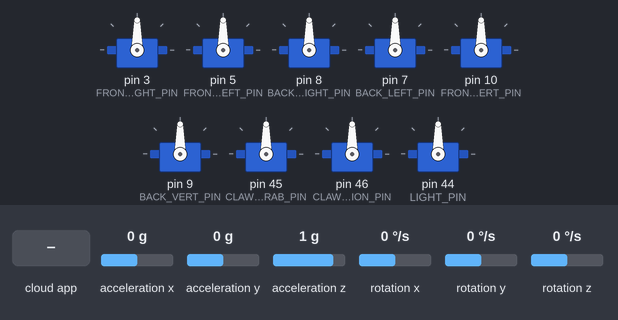
Recording of a sketch running on a simulated Arduino Mega 2560, built with avr-gcc and run on an emulated ATmega2560. Shown: 9 × servo. The test bench sets the inputs (shaded band); at power-on: acceleration x 0 g, acceleration y 0 g, acceleration z 1 g, rotation x 0 °/s, rotation y 0 °/s, rotation z 0 °/s. The ROS host is connected and sends only what is stated.

Above: at 5.2 s.
5.3 s: the phone or cloud app sets light to 0
At 5.7 s:
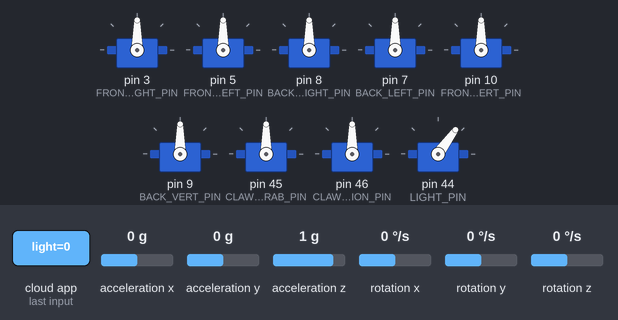
6.8 s: the phone or cloud app sets light to 1
At 7.1 s:
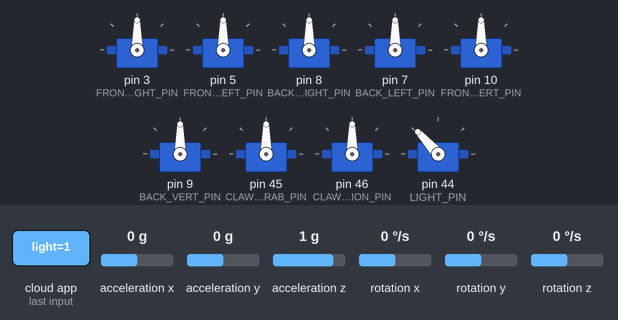
Timing chart, 0 to 9.8 s (numbered marks = the images above; inputs shaded):
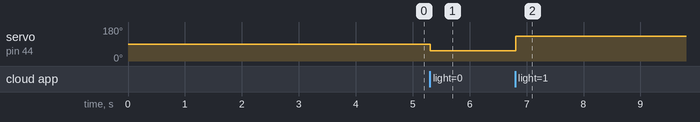

Measured:
- after the input at 5.3 s, servo on pin 44 (LIGHT_PIN): 90° → 54° at once
- after the input at 6.8 s, servo on pin 44 (LIGHT_PIN): 54° → 132° at once

The sketch:

MotorControl.ino
```cpp
#include <Servo.h>
#include <SoftwareSerial.h>

#include "Wire.h"
#include "I2Cdev.h"
#include "MPU6050.h"

#include <ros.h>
#include <std_msgs/Int16MultiArray.h>
#include <std_msgs/Bool.h>
#include <std_msgs/String.h>  //where the bluetooth information is going to
#include <std_msgs/Float32.h>

#define FRONT_RIGHT_PIN    3
#define FRONT_LEFT_PIN     5
#define BACK_RIGHT_PIN     8
#define BACK_LEFT_PIN      7
#define FRONT_VERT_PIN     10
#define BACK_VERT_PIN      9
#define CLAW_GRAB_PIN      45
#define CLAW_ROTATION_PIN  46
#define LIGHT_PIN          44

#define RX_PIN 19
#define TX_PIN 18

//init ros node need to run ros
ros::NodeHandle  nh;

std_msgs::Int16MultiArray motors_back;
ros::Publisher pub_back("motor_back", &motors_back);

std_msgs::String str_msg; //creating a string of std_msgs to publish to
ros::Publisher bluetooth("bluetooth", &str_msg);  //creeating a topic to access the data

SoftwareSerial SlaveSerial(RX_PIN, TX_PIN);    // Rx and Tx Pins respectively on the Arduino Mega.
                                               // Should be connected such that Rx --> Tx of Slave HC-06 chip AND
                                               // Tx --> Rx of Slave HC-06 chip

std_msgs::Float32 mag;
std_msgs::Int16MultiArray accel;
std_msgs::Int16MultiArray gyro;

ros::Publisher pub_mag("magnetometer", &mag);
ros::Publisher pub_accel("accelerometer", &accel);
ros::Publisher pub_gyro("gyroscope", &gyro);

char tempChar;
int index = 0;
char crateCode[12];

MPU6050 accelgyro; // address = 0x68, the default
int16_t  gx, gy, gz;
int16_t ax, ay, az;
int16_t mx, my, mz;

int16_t accel_out[3];
int16_t gyro_out[3];

float heading;

int16_t back[8];

//creating the servos for the motors
Servo front_right;
Servo front_left;

Servo back_right;
Servo back_left;

Servo front_vertical;
Servo back_vertical;

Servo claw_rotation;
Servo claw_grab;

Servo light;
/*

0   +   1
/-------\
|   4   |
|       |
|   5   |
\-------/
2   +   3

data value array locations for the motors


*/


//light true = 1900, ligth false = 1100;

void motor_value_pull( const std_msgs::Int16MultiArray& values){

  front_right.writeMicroseconds(values.data[0]);
  front_left.writeMicroseconds(values.data[1]);

  back_right.writeMicroseconds(values.data[2]);
  back_left.writeMicroseconds(values.data[3]);

  front_vertical.writeMicroseconds(values.data[4]);
  back_vertical.writeMicroseconds(values.data[5]);

  claw_grab.writeMicroseconds(values.data[6]);
  claw_rotation.writeMicroseconds(values.data[7]);

  back[0] = values.data[0];
  back[1] = values.data[1];
  back[2] = values.data[2];
  back[3] = values.data[3];
  back[4] = values.data[4];
  back[5] = values.data[5];
  back[6] = values.data[6];
  back[7] = values.data[7];

}

void light_pull(const std_msgs::Bool& value){

  if(value.data) light.writeMicroseconds(1900);
  else light.writeMicroseconds(1100);

}

ros::Subscriber<std_msgs::Int16MultiArray> sub_motor("motorValues", motor_value_pull);
ros::Subscriber<std_msgs::Bool> sub_light("light", light_pull);

void setup(){

  nh.initNode();

  nh.subscribe(sub_motor);
  nh.subscribe(sub_light);

  motors_back.data_length = 8;

  nh.advertise(pub_back);
  nh.advertise(bluetooth);

  gyro.data_length = 3;
  accel.data_length = 3;

  nh.advertise(pub_mag);
  nh.advertise(pub_accel);
  nh.advertise(pub_gyro);


  // join I2C bus (I2Cdev library doesn't do this automatically)
  Wire.begin();

  // initialize serial communication
  // (38400 chosen because it works as well at 8MHz as it does at 16MHz, but
  // it's really up to you depending on your project)
  Serial.begin(57600);

  front_right.attach(FRONT_RIGHT_PIN);
  front_left.attach(FRONT_LEFT_PIN);

  back_right.attach(BACK_RIGHT_PIN);
  back_left.attach(BACK_LEFT_PIN);

  front_vertical.attach(FRONT_VERT_PIN);
  back_vertical.attach(BACK_VERT_PIN);

  claw_grab.attach(CLAW_GRAB_PIN);
  claw_rotation.attach(CLAW_ROTATION_PIN);

  light.attach(LIGHT_PIN);

  delay(2000);

  Serial.begin(57600);
  SlaveSerial.begin(9600);       // Set the baud rate of the Slave bluetooth module to 9600 bits per second
                                 // so that it "understands" the transmission speed of the Master bluetooth module
                                 // (which is also set to a baud rate of 9600)
  delay(2000);

}

void loop(){


  if (SlaveSerial.available() > 0){        // Do NOT try to execute this code until enough characters are being received by the Slave bluetooth module

    tempChar = SlaveSerial.read();        // Each byte (single char) of the transferred "code" to the Slave bluetooth module is analyzed during a single loop iteration after being assigned to 'tempChar'

    if (tempChar == '\r'){                 // Checks for the "code's" end sequence of a "carriage return" ---> '\r'

        if (index >= 7){                   // index is no longer in range of the crateCode array

          crateCode[index] = 0;           // ASCII value of null

          for (index = 0; crateCode[index] != '\0'; index++){
            Serial.write(crateCode[index]);
          }

          Serial.println();             // Returns after every full crate code is displayed on the Serial Monitor. Its purpose is for readibility.
        }

        index = 0;                      // Reset the index to the start position

    }

    else{
      if (index >= 11){                  // Leave space for the null termination. Can now hold longer strings.

        index = 0;                      // Keep writing like normal

      }

      crateCode[index] = tempChar;

      index++;
    }

  }

  motors_back.data = back;
  pub_back.publish(&motors_back);

  str_msg.data = crateCode;
  bluetooth.publish(&str_msg);

  accelgyro.getMotion6(&ax, &ay, &az, &gx, &gy, &gz);
  accelgyro.getMag(&mx, &my, &mz);

  heading = atan2((double)my, (double)mx) * 180.0/3.14159265 + 180;
  while (heading < 0) heading += 360;
  while (heading > 360) heading -= 360;


  accel_out[0] = ax;
  accel_out[1] = ay;
  accel_out[2] = az;

  gyro_out[0] = gx;
  gyro_out[1] = gy;
  gyro_out[2] = gz;

  mag.data = heading;
  accel.data = accel_out;
  gyro.data = gyro_out;


  pub_mag.publish(&mag);
  pub_accel.publish(&accel);
  pub_gyro.publish(&gyro);

  nh.spinOnce();

  delay(10);
}
```
